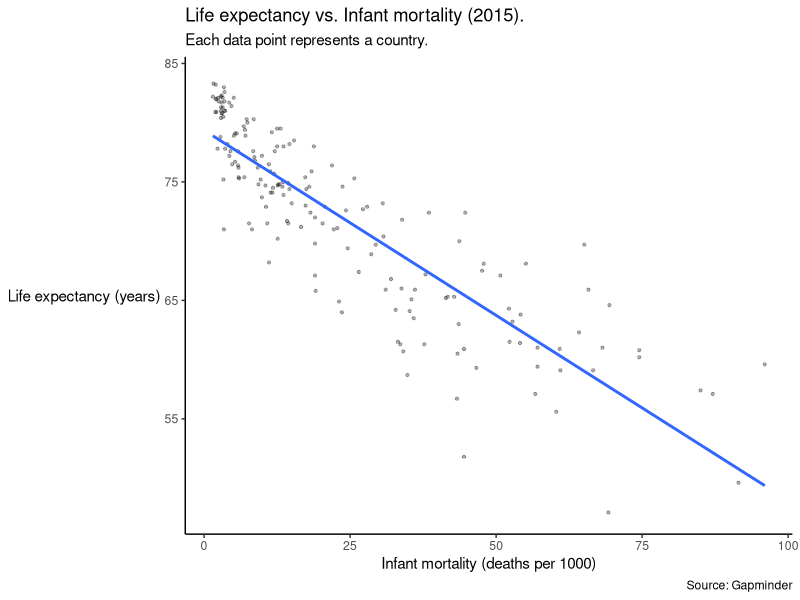

This figure's R source:
## ---- chunk 1
knitr::opts_chunk$set(echo = TRUE, dev = "svg")
## ---- chunk 2
library(tidyverse)
library(knitr)
library(dslabs)
## ---- chunk 3
str(gapminder)
## ---- chunk 4
gapminder2 <- gapminder %>%
  filter(year==2015)
str(gapminder2)
## ---- chunk 5
ggplot(gapminder2, aes(infant_mortality, life_expectancy)) +
  geom_point(size = 0.8, alpha = 0.3) +
  geom_smooth(method = "lm", se=0) +
  labs(x = "Infant mortality (deaths per 1000)",
       y = "Life expectancy (years)",
       title = "Life expectancy vs. Infant mortality (2015).",
       subtitle = "Each data point represents a country.",
       caption = "Source: Gapminder") +
  theme_classic() +
  theme(
    axis.title.y = element_text(angle = 0, vjust = 0.5)
  )
## ---- chunk 6
cor(gapminder2$infant_mortality, gapminder2$life_expectancy, use = "pairwise.complete.obs")
## ---- chunk 7
mod <- lm(life_expectancy ~ infant_mortality, gapminder2)
summary(mod)
